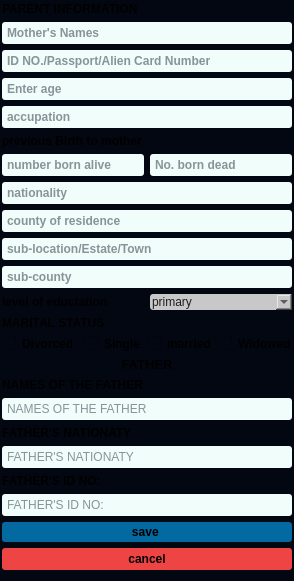
               <widget class="QWidget" name="widget_11" native="true">
                <property name="styleSheet">
                 <string notr="true">QWidget{background-color: rgb(3, 7, 18);
border-radius:3px;
}
QLineEdit{
	background-color:#f0fdfa;
	border-radius:3px;
	padding:3px
}</string>
                </property>
                <layout class="QGridLayout" name="gridLayout_7">
                 <property name="leftMargin">
                  <number>2</number>
                 </property>
                 <property name="topMargin">
                  <number>2</number>
                 </property>
                 <property name="rightMargin">
                  <number>2</number>
                 </property>
                 <item row="22" column="1">
                  <widget class="QLineEdit" name="fatherid">
                   <property name="font">
                    <font>
                     <bold>false</bold>
                    </font>
                   </property>
                   <property name="styleSheet">
                    <string notr="true">color: #1f2937</string>
                   </property>
                   <property name="placeholderText">
                    <string>FATHER'S ID NO:</string>
                   </property>
                   <property name="clearButtonEnabled">
                    <bool>true</bool>
                   </property>
                  </widget>
                 </item>
                 <item row="18" column="1">
                  <widget class="QLineEdit" name="fathername">
                   <property name="font">
                    <font>
                     <bold>false</bold>
                    </font>
                   </property>
                   <property name="styleSheet">
                    <string notr="true">color: #1f2937</string>
                   </property>
                   <property name="placeholderText">
                    <string>NAMES OF THE FATHER</string>
                   </property>
                  </widget>
                 </item>
                 <item row="14" column="1">
                  <widget class="QLabel" name="label_43">
                   <property name="font">
                    <font>
                     <bold>true</bold>
                    </font>
                   </property>
                   <property name="text">
                    <string>MARITAL STATUS</string>
                   </property>
                  </widget>
                 </item>
                 <item row="12" column="1">
                  <widget class="QLineEdit" name="district">
                   <property name="font">
                    <font>
                     <bold>true</bold>
                    </font>
                   </property>
                   <property name="styleSheet">
                    <string notr="true">color: rgb(31, 41, 55);</string>
                   </property>
                   <property name="placeholderText">
                    <string>sub-county</string>
                   </property>
                   <property name="clearButtonEnabled">
                    <bool>true</bool>
                   </property>
                  </widget>
                 </item>
                 <item row="7" column="1">
                  <widget class="QLabel" name="label_17">
                   <property name="font">
                    <font>
                     <bold>true</bold>
                    </font>
                   </property>
                   <property name="text">
                    <string>previous Birth to mother</string>
                   </property>
                  </widget>
                 </item>
                 <item row="16" column="1">
                  <widget class="QLabel" name="label_22">
                   <property name="font">
                    <font>
                     <pointsize>10</pointsize>
                     <bold>true</bold>
                    </font>
                   </property>
                   <property name="text">
                    <string>FATHER</string>
                   </property>
                   <property name="alignment">
                    <set>Qt::AlignCenter</set>
                   </property>
                  </widget>
                 </item>
                 <item row="10" column="1">
                  <widget class="QLineEdit" name="occuptation">
                   <property name="font">
                    <font>
                     <bold>true</bold>
                    </font>
                   </property>
                   <property name="styleSheet">
                    <string notr="true">color: #1f2937</string>
                   </property>
                   <property name="placeholderText">
                    <string>county of residence</string>
                   </property>
                   <property name="clearButtonEnabled">
                    <bool>true</bool>
                   </property>
                  </widget>
                 </item>
                 <item row="21" column="1">
                  <widget class="QLabel" name="label_24">
                   <property name="font">
                    <font>
                     <bold>true</bold>
                    </font>
                   </property>
                   <property name="text">
                    <string>FATHER'S ID NO:</string>
                   </property>
                  </widget>
                 </item>
                 <item row="23" column="1">
                  <widget class="QPushButton" name="pbParents">
                   <property name="font">
                    <font>
                     <bold>true</bold>
                    </font>
                   </property>
                   <property name="styleSheet">
                    <string notr="true">QPushButton{
background-color:#0369a1;
padding:3px;
text-align:center;
border-radius:3px;
}</string>
                   </property>
                   <property name="text">
                    <string>save </string>
                   </property>
                   <property name="icon">
                    <iconset>
                     <normaloff>resources/icons/icons/data-storage.png</normaloff>resources/icons/icons/data-storage.png</iconset>
                   </property>
                   <property name="iconSize">
                    <size>
                     <width>18</width>
                     <height>18</height>
                    </size>
                   </property>
                   <property name="checkable">
                    <bool>true</bool>
                   </property>
                  </widget>
                 </item>
                 <item row="8" column="1">
                  <layout class="QHBoxLayout" name="horizontalLayout_16">
                   <item>
                    <widget class="QLineEdit" name="ldt_bornalive">
                     <property name="font">
                      <font>
                       <bold>true</bold>
                      </font>
                     </property>
                     <property name="styleSheet">
                      <string notr="true">color: rgb(31, 41, 55);</string>
                     </property>
                     <property name="placeholderText">
                      <string>number born alive</string>
                     </property>
                     <property name="clearButtonEnabled">
                      <bool>true</bool>
                     </property>
                    </widget>
                   </item>
                   <item>
                    <widget class="QLineEdit" name="ldt_borndead">
                     <property name="font">
                      <font>
                       <bold>true</bold>
                      </font>
                     </property>
                     <property name="styleSheet">
                      <string notr="true">color: #1f2937</string>
                     </property>
                     <property name="placeholderText">
                      <string>No. born dead</string>
                     </property>
                     <property name="clearButtonEnabled">
                      <bool>true</bool>
                     </property>
                    </widget>
                   </item>
                  </layout>
                 </item>
                 <item row="9" column="1">
                  <widget class="QLineEdit" name="nationatity">
                   <property name="font">
                    <font>
                     <bold>true</bold>
                    </font>
                   </property>
                   <property name="styleSheet">
                    <string notr="true">color: #1f2937</string>
                   </property>
                   <property name="placeholderText">
                    <string>nationality</string>
                   </property>
                   <property name="clearButtonEnabled">
                    <bool>true</bool>
                   </property>
                  </widget>
                 </item>
                 <item row="11" column="1">
                  <widget class="QLineEdit" name="location">
                   <property name="font">
                    <font>
                     <bold>true</bold>
                    </font>
                   </property>
                   <property name="styleSheet">
                    <string notr="true">color: rgb(31, 41, 55);</string>
                   </property>
                   <property name="placeholderText">
                    <string>sub-location/Estate/Town</string>
                   </property>
                   <property name="clearButtonEnabled">
                    <bool>true</bool>
                   </property>
                  </widget>
                 </item>
                 <item row="2" column="1">
                  <widget class="QLineEdit" name="idno_mother">
                   <property name="font">
                    <font>
                     <bold>true</bold>
                    </font>
                   </property>
                   <property name="styleSheet">
                    <string notr="true">color: #1f2937</string>
                   </property>
                   <property name="placeholderText">
                    <string>ID NO./Passport/Alien Card Number</string>
                   </property>
                   <property name="clearButtonEnabled">
                    <bool>true</bool>
                   </property>
                  </widget>
                 </item>
                 <item row="1" column="1">
                  <widget class="QLineEdit" name="mothersname">
                   <property name="font">
                    <font>
                     <bold>true</bold>
                    </font>
                   </property>
                   <property name="styleSheet">
                    <string notr="true">color: #1f2937</string>
                   </property>
                   <property name="placeholderText">
                    <string>Mother's Names</string>
                   </property>
                   <property name="clearButtonEnabled">
                    <bool>true</bool>
                   </property>
                  </widget>
                 </item>
                 <item row="13" column="1">
                  <layout class="QHBoxLayout" name="horizontalLayout_18">
                   <item>
                    <widget class="QLabel" name="label_45">
                     <property name="font">
                      <font>
                       <bold>true</bold>
                      </font>
                     </property>
                     <property name="text">
                      <string>level of eductation</string>
                     </property>
                    </widget>
                   </item>
                   <item>
                    <widget class="QComboBox" name="comboBox">
                     <property name="font">
                      <font>
                       <bold>true</bold>
                      </font>
                     </property>
                     <property name="styleSheet">
                      <string notr="true">background-color: rgb(200, 200, 200);
color: rgb(30, 30, 30);</string>
                     </property>
                     <property name="editable">
                      <bool>true</bool>
                     </property>
                     <property name="frame">
                      <bool>false</bool>
                     </property>
                     <item>
                      <property name="text">
                       <string>primary</string>
                      </property>
                     </item>
                     <item>
                      <property name="text">
                       <string>secondary</string>
                      </property>
                     </item>
                     <item>
                      <property name="text">
                       <string>college/tivet</string>
                      </property>
                     </item>
                     <item>
                      <property name="text">
                       <string>universty</string>
                      </property>
                     </item>
                     <item>
                      <property name="text">
                       <string>junior level</string>
                      </property>
                     </item>
                     <item>
                      <property name="text">
                       <string>senior level</string>
                      </property>
                     </item>
                     <item>
                      <property name="text">
                       <string>phd</string>
                      </property>
                     </item>
                    </widget>
                   </item>
                  </layout>
                 </item>
                 <item row="0" column="1">
                  <widget class="QLabel" name="label_36">
                   <property name="font">
                    <font>
                     <bold>true</bold>
                    </font>
                   </property>
                   <property name="text">
                    <string>PARENT INFORMATION</string>
                   </property>
                  </widget>
                 </item>
                 <item row="19" column="1">
                  <widget class="QLabel" name="label_23">
                   <property name="font">
                    <font>
                     <bold>true</bold>
                    </font>
                   </property>
                   <property name="text">
                    <string>FATHER'S NATIONATY</string>
                   </property>
                  </widget>
                 </item>
                 <item row="15" column="1">
                  <layout class="QHBoxLayout" name="horizontalLayout_15">
                   <item>
                    <widget class="QCheckBox" name="checkBox_6">
                     <property name="font">
                      <font>
                       <bold>true</bold>
                      </font>
                     </property>
                     <property name="text">
                      <string>Divorced </string>
                     </property>
                     <property name="autoExclusive">
                      <bool>true</bool>
                     </property>
                     <property name="tristate">
                      <bool>true</bool>
                     </property>
                    </widget>
                   </item>
                   <item>
                    <widget class="QCheckBox" name="checkBox_7">
                     <property name="font">
                      <font>
                       <bold>true</bold>
                      </font>
                     </property>
                     <property name="text">
                      <string>Single</string>
                     </property>
                     <property name="autoExclusive">
                      <bool>true</bool>
                     </property>
                    </widget>
                   </item>
                   <item>
                    <widget class="QCheckBox" name="checkBox_5">
                     <property name="font">
                      <font>
                       <bold>true</bold>
                      </font>
                     </property>
                     <property name="text">
                      <string>married</string>
                     </property>
                     <property name="autoExclusive">
                      <bool>true</bool>
                     </property>
                     <property name="tristate">
                      <bool>true</bool>
                     </property>
                    </widget>
                   </item>
                   <item>
                    <widget class="QCheckBox" name="checkBox_8">
                     <property name="font">
                      <font>
                       <bold>true</bold>
                      </font>
                     </property>
                     <property name="text">
                      <string>Widowed</string>
                     </property>
                     <property name="autoExclusive">
                      <bool>true</bool>
                     </property>
                     <property name="tristate">
                      <bool>true</bool>
                     </property>
                    </widget>
                   </item>
                  </layout>
                 </item>
                 <item row="24" column="1">
                  <widget class="QPushButton" name="pbCancel">
                   <property name="font">
                    <font>
                     <bold>true</bold>
                    </font>
                   </property>
                   <property name="styleSheet">
                    <string notr="true">QPushButton{
background-color:#ef4444;
padding:4px;
text-align:center;
border-radius:3px;
}</string>
                   </property>
                   <property name="text">
                    <string>cancel</string>
                   </property>
                  </widget>
                 </item>
                 <item row="5" column="1">
                  <widget class="QLineEdit" name="lineEdit">
                   <property name="font">
                    <font>
                     <bold>true</bold>
                    </font>
                   </property>
                   <property name="styleSheet">
                    <string notr="true">color: #1f2937</string>
                   </property>
                   <property name="placeholderText">
                    <string>accupation</string>
                   </property>
                  </widget>
                 </item>
                 <item row="20" column="1">
                  <widget class="QLineEdit" name="fathernationality">
                   <property name="styleSheet">
                    <string notr="true">color: #1f2937</string>
                   </property>
                   <property name="placeholderText">
                    <string>FATHER'S NATIONATY</string>
                   </property>
                  </widget>
                 </item>
                 <item row="4" column="1">
                  <widget class="QLineEdit" name="ldt_mother_age">
                   <property name="font">
                    <font>
                     <bold>true</bold>
                    </font>
                   </property>
                   <property name="styleSheet">
                    <string notr="true">color: #1f2937</string>
                   </property>
                   <property name="placeholderText">
                    <string>Enter age</string>
                   </property>
                   <property name="clearButtonEnabled">
                    <bool>true</bool>
                   </property>
                  </widget>
                 </item>
                 <item row="17" column="1">
                  <widget class="QLabel" name="label_26">
                   <property name="font">
                    <font>
                     <bold>true</bold>
                    </font>
                   </property>
                   <property name="text">
                    <string>NAMES OF THE FATHER</string>
                   </property>
                  </widget>
                 </item>
                </layout>
               </widget>
